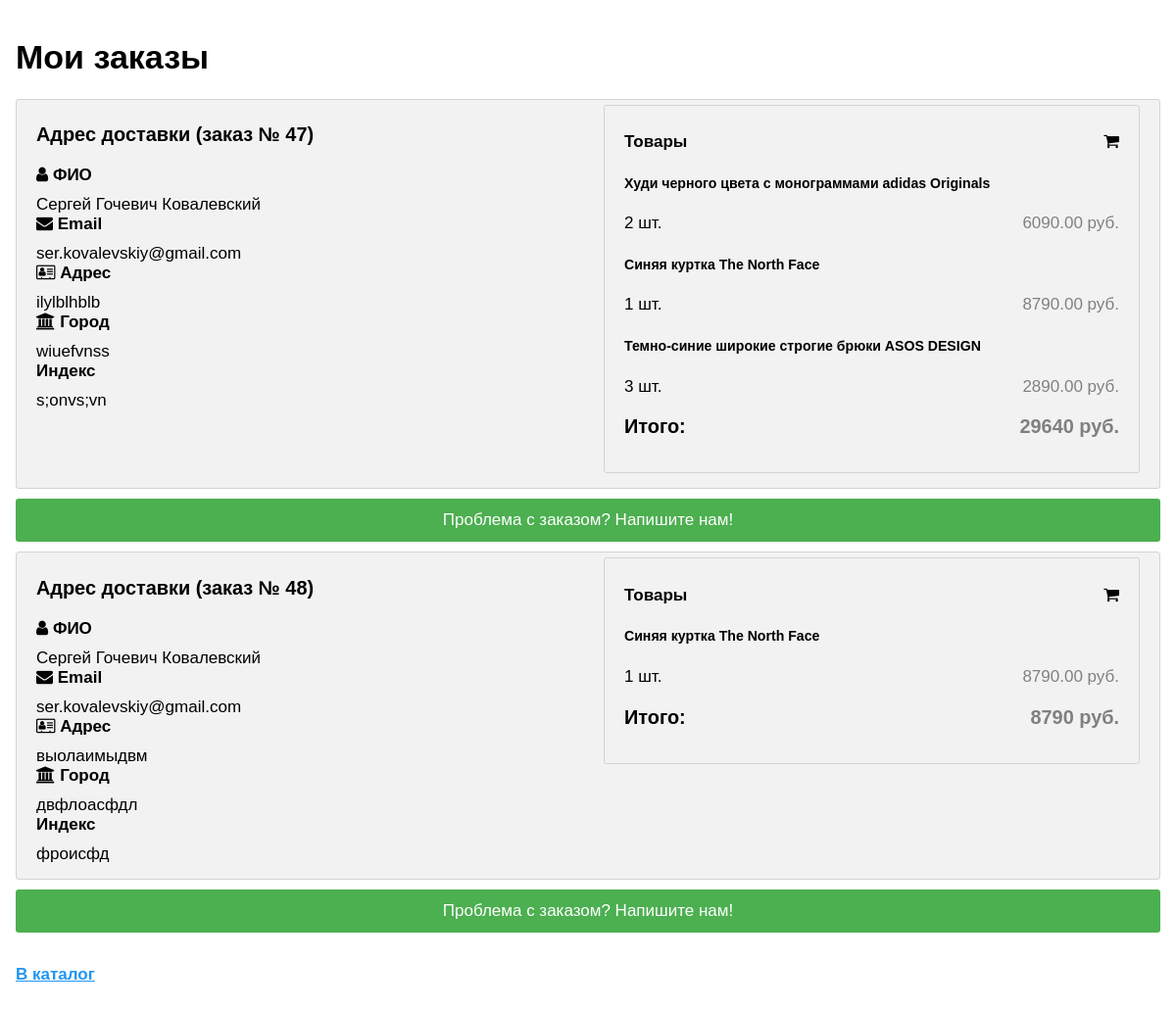
Screenshot of /users/orders_detail/ (signed in) with the database file from the repository.
### products/models.py (models this page shows, shortened)
class Orders(models.Model):
    user = models.ForeignKey(User, on_delete=models.CASCADE)
    full_name = models.CharField(max_length=50)
    email = models.EmailField()
    address = models.CharField(max_length=128)
    city = models.CharField(max_length=30)
    index = models.CharField(max_length=6)
    products = models.TextField(null=True, blank=True)
    total_sum = models.PositiveIntegerField(null=True, blank=True)
    class Meta:
        verbose_name = 'order'
        verbose_name_plural = 'orders'

### products/views.py (the view)
# urls.py: path('orders_detail/', orders_detail, name='orders'),
def orders_detail(request):
    orders = Orders.objects.filter(user=request.user)
    orders_list = []
    for order in orders:
        products_detail = json.loads(order.products)
        product_list = []
        for dict_ in products_detail:
            product_list.append({
                'product_name': dict_.get("name"),
                'product_price': dict_.get("price"),
                'quantity': dict_.get("quantity"),
            })
        orders_list.append({'id': order.id,
                            'full_name': order.full_name,
                             'email': order.email,
                             'address': order.address,
                             'city': order.city,
                             'index': order.index,
                             'products': product_list,
                            'total_sum': order.total_sum
                            })
    context = {
        'title': 'Заказы',
        'orders': orders_list,
    }
    return render(request, 'users/orders_detail.html', context)

### templates/users/orders_detail.html (shortened to what this page needs)
<!DOCTYPE html>
<html>
<head>
  <link rel="stylesheet" href="https://cdnjs.cloudflare.com/ajax/libs/font-awesome/4.7.0/css/font-awesome.min.css">
</head>
<body>
<h1>Мои заказы</h1>
{% for order in orders %}
    <div class="row">
    <div class="col-50">
        <div class="container">
            <div class="row">
                <div class="col-50">
                    <h3>Адрес доставки (заказ № {{order.id}})</h3>
                    <label for="order.full_name"><i class="fa fa-user"></i> <strong>ФИО</strong></label>
                    {{ order.full_name }}
                    <label for="order.email"><i class="fa fa-envelope"></i> <strong>Email</strong></label>
                    {{ order.email }}
                    <label for="order.address"><i class="fa fa-address-card-o"></i> <strong>Адрес</strong></label>
                    {{ order.address }}
                    <label for="order.city"><i class="fa fa-institution"></i> <strong>Город</strong></label>
                    {{ order.city }}
                    <div class="row">
                        <div class="col-50">
                            <label for="order.index"><strong>Индекс</strong></label>
                            {{ order.index }}
                        </div>
                    </div>
                </div>
                <div class="col-50">
                    <div class="container">
                        <h4>Товары <span class="price" style="color:black"><i class="fa fa-shopping-cart"></i>
                        </span></h4>
                        {% for products in order.products %}
                        <h5 class="card-title">{{products.product_name}}</h5>
                        {{products.quantity}} шт. <span class="price">{{products.product_price}} руб.</span>
                        {% endfor %}
                        <h3 class="card-title">Итого: <span class="price">{{order.total_sum}} руб.</span></h3>
                    </div>
                </div>
            </div>
        </div>
            <input type="submit" value="Проблема с заказом? Напишите нам!"
                   class="btn" onclick="window.open('https://t.me/ser_kovalevsky')">
        </div>
    </div>
{% endfor %}
<h4><a href="{% url 'products:index' %}"> В каталог </a></h4>
</body>
</html>

### templates/users/orders_detail.html (style rules this page uses)
body { font-family: Arial; font-size: 17px; padding: 8px; }
* { box-sizing: border-box; }
.row { display: -ms-flexbox; display: flex; -ms-flex-wrap: wrap; flex-wrap: wrap; margin: 0 -16px; }
.col-50 { -ms-flex: 50%; flex: 50%; }
.col-25, .col-50, .col-75 { padding: 0 16px; }
.container { background-color: #f2f2f2; padding: 5px 20px 15px 20px; border: 1px solid lightgrey; border-radius: 3px; }
label { margin-bottom: 10px; display: block; }
.btn { background-color: #4CAF50; color: white; padding: 12px; margin: 10px 0; border: none; width: 100%; border-radius: 3px; cursor: pointer; font-size: 17px; }
a { color: #2196F3; }
span.price { float: right; color: grey; }

### rows the page displays
Orders: full_name "Сергей Гочевич Ковалевский", email "ser.kovalevskiy@gmail.com", address "ilylblhblb", city "wiuefvnss", index "s;onvs;vn"
Orders: full_name "Сергей Гочевич Ковалевский", email "ser.kovalevskiy@gmail.com", address "выолаимыдвм", city "двфлоасфдл", index "фроисфд"

### other values shown
{{ order.id }} "47" "48"
{{ products.product_name }} "Худи черного цвета с монограммами adidas Originals" "Синяя куртка The North Face" "Темно-синие широкие строгие брюки ASOS DESIGN" "Синяя куртка The North Face"
{{ products.quantity }} "2" "1" "3" "1"
{{ products.product_price }} "6090.00" "8790.00" "2890.00" "8790.00"
{{ order.total_sum }} "29640" "8790"
